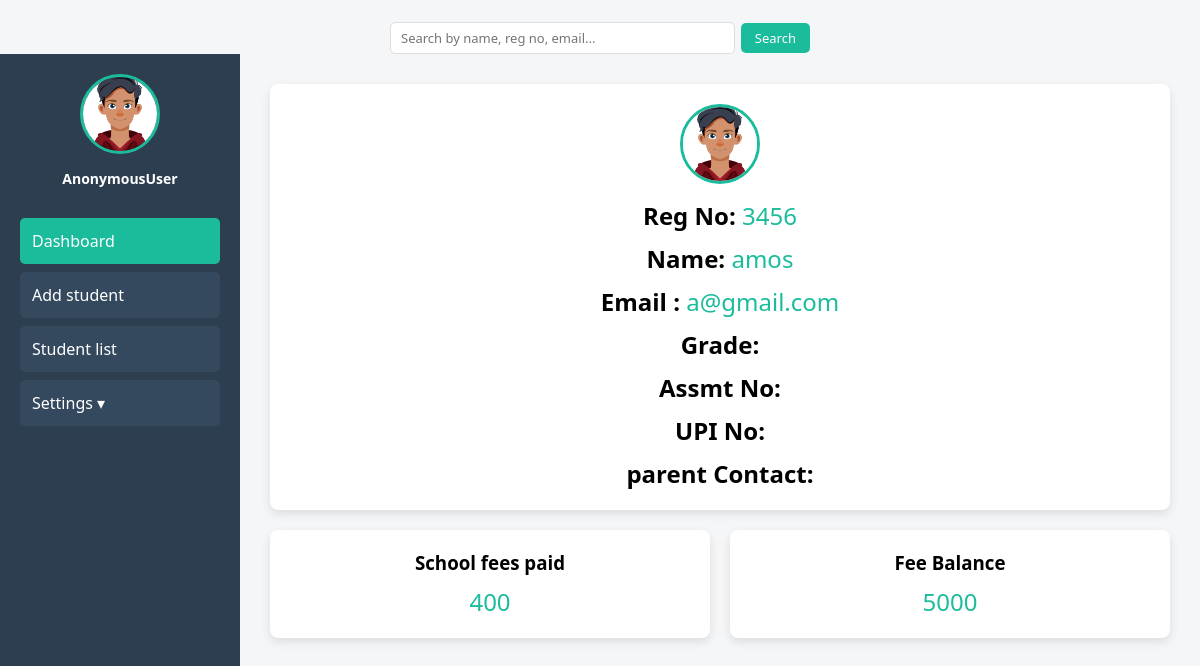
Screenshot of /profile/10/ with the database file from the repository.
### portal/models.py (models this page shows, shortened)
class Student(models.Model):
    reg_no = models.CharField(max_length=50, unique=True)
    name = models.CharField(max_length=100)
    email = models.EmailField()
    grade= models.CharField(max_length=100, blank=True)
    fee_paid = models.CharField(max_length=100, blank=True)
    arrears = models.CharField(max_length=100, blank=True)
    assessment_no=models.CharField(max_length=100, blank=True)
    UPI=models.CharField(max_length=100, blank=True)
    Parent_contact = models.CharField(max_length=100, blank=True)

### portal/views.py (the view)
# urls.py: path('profile/<str:pk>/', views.profile, name='profile'),
def profile(request, pk):
    std= Student.objects.get(id=pk)
    context ={'std': std}
    return render(request, 'profile.html', context)

### portal/templates/profile.html (shortened to what this page needs)
{%include 'main.html'%}
{%load static%}
<!DOCTYPE html>
<html>
<head>
    <link rel="stylesheet" href="style.css">
</head>
<body>
    <div class="content">
     <div class="card" style="text-align:center">
    <img src="{% static 'images/avatar.jpg' %}" class="avatar">
    <p><b style="color: black;">Reg No:  </b> <tr>  {{std.reg_no}}</p>
    <p><b style="color: black;"> Name:  </b> {{std.name}}</p>
    <p><b style="color: black;">Email :  </b> {{std.email}}</p>
    <p><b style="color: black;">Grade: </b> {{std.grade}}</p>
    <p><b style="color: black;">Assmt No:  </b>{{std.assessment_no}}</p>
    <p><b style="color: black;">UPI No:  </b> {{std.UPI}}</p>
    <p><b style="color: black;">parent Contact:  </b> {{std.Parent_contact}}</p>
</div>
  <div class="cards">
            <div class="card">
                <h3>School fees paid</h3>
                <p>{{std.fee_paid}}</p>
            </div>
            <div class="card">
                <h3>Fee Balance</h3>
                <p>{{std.arrears}}</p>
            </div>
    </div>
</div>
</body>
</html>

### portal/templates/style.css (style rules this page uses)
* { margin: 0; padding: 0; box-sizing: border-box; font-family: 'Segoe UI', sans-serif; }
body { background: #f4f6f8; }
.content { flex: 1; padding: 30px; }
.cards { display: grid; grid-template-columns: repeat(auto-fit, minmax(200px, 1fr)); gap: 20px; margin-top: 20px; }
.card { background: #fff; padding: 20px; border-radius: 8px; text-align: center; box-shadow: 0 4px 10px rgba(0,0,0,0.1); }
.card p { font-size: 24px; margin-top: 10px; color: #1abc9c; }
.card { background: white; padding: 20px; border-radius: 8px; box-shadow: 0 4px 10px rgba(0,0,0,0.1); margin-bottom: 20px; }
.cards { display: grid; grid-template-columns: repeat(auto-fit, minmax(200px, 1fr)); gap: 20px; }
.avatar { width: 80px; height: 80px; border-radius: 50%; object-fit: cover; border: 3px solid #1abc9c; margin: 0 auto 15px; display: block; }

### portal/templates/main.html (style rules this page uses)
* { margin: 0; padding: 0; box-sizing: border-box; font-family: 'Segoe UI', sans-serif; }
body { background: #f4f6f8; }
.content { flex: 1; padding: 30px; }
.cards { display: grid; grid-template-columns: repeat(auto-fit, minmax(200px, 1fr)); gap: 20px; margin-top: 20px; }
.card { background: #fff; padding: 20px; border-radius: 8px; text-align: center; box-shadow: 0 4px 10px rgba(0,0,0,0.1); }
.card p { font-size: 24px; margin-top: 10px; color: #1abc9c; }
.card { background: white; padding: 20px; border-radius: 8px; box-shadow: 0 4px 10px rgba(0,0,0,0.1); margin-bottom: 20px; }
.cards { display: grid; grid-template-columns: repeat(auto-fit, minmax(200px, 1fr)); gap: 20px; }
.avatar { width: 70px; height: 70px; border-radius: 50%; border: 3px solid #1abc9c; margin-bottom: 10px; }

### rows the page displays
Student: reg_no "3456", name "amos", email "a@gmail.com", fee_paid "400", arrears "5000"

### other values shown
{{ request.user }} "AnonymousUser"
